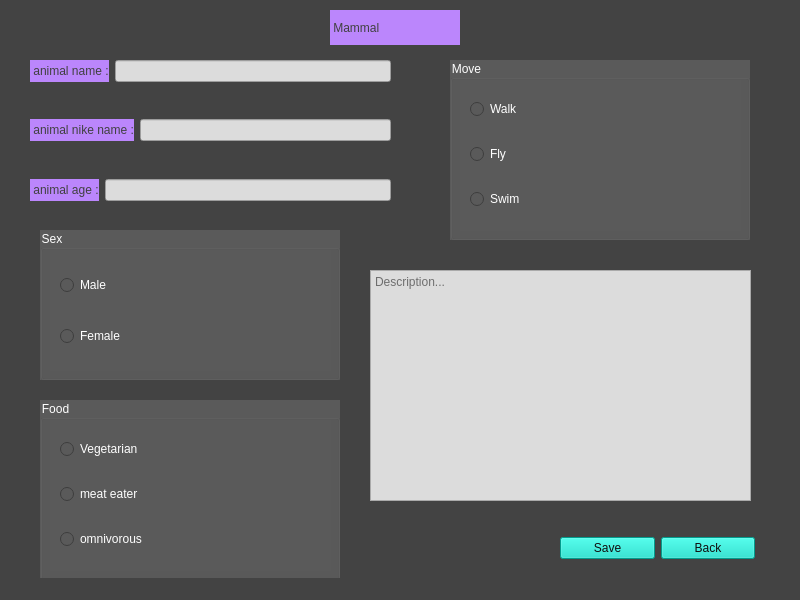
<?xml version="1.0" encoding="UTF-8"?>
<ui version="4.0">
 <class>Mammal</class>
 <widget class="QMainWindow" name="Mammal">
  <property name="geometry">
   <rect>
    <x>0</x>
    <y>0</y>
    <width>800</width>
    <height>600</height>
   </rect>
  </property>
  <property name="minimumSize">
   <size>
    <width>800</width>
    <height>600</height>
   </size>
  </property>
  <property name="maximumSize">
   <size>
    <width>800</width>
    <height>600</height>
   </size>
  </property>
  <property name="windowTitle">
   <string>MainWindow</string>
  </property>
  <property name="styleSheet">
   <string notr="true">background-color: rgb(67, 67, 67);</string>
  </property>
  <widget class="QWidget" name="centralwidget">
   <widget class="QGroupBox" name="groupBox">
    <property name="geometry">
     <rect>
      <x>40</x>
      <y>400</y>
      <width>300</width>
      <height>180</height>
     </rect>
    </property>
    <property name="styleSheet">
     <string notr="true">background-color: rgb(90, 90, 90);
color: rgb(255, 255, 255);</string>
    </property>
    <property name="title">
     <string>Food</string>
    </property>
    <widget class="QWidget" name="layoutWidget">
     <property name="geometry">
      <rect>
       <x>10</x>
       <y>20</y>
       <width>281</width>
       <height>151</height>
      </rect>
     </property>
     <layout class="QVBoxLayout" name="verticalLayout">
      <property name="leftMargin">
       <number>10</number>
      </property>
      <item>
       <widget class="QRadioButton" name="radioButtonVegetarian">
        <property name="text">
         <string>Vegetarian</string>
        </property>
       </widget>
      </item>
      <item>
       <widget class="QRadioButton" name="radioButtonMeatEater">
        <property name="text">
         <string>meat eater</string>
        </property>
       </widget>
      </item>
      <item>
       <widget class="QRadioButton" name="radioButtonOmnivorous">
        <property name="text">
         <string>omnivorous</string>
        </property>
       </widget>
      </item>
     </layout>
    </widget>
   </widget>
   <widget class="QGroupBox" name="groupBox_2">
    <property name="geometry">
     <rect>
      <x>450</x>
      <y>60</y>
      <width>300</width>
      <height>180</height>
     </rect>
    </property>
    <property name="styleSheet">
     <string notr="true">background-color: rgb(90, 90, 90);
color: rgb(255, 255, 255);</string>
    </property>
    <property name="title">
     <string>Move</string>
    </property>
    <widget class="QWidget" name="layoutWidget">
     <property name="geometry">
      <rect>
       <x>10</x>
       <y>20</y>
       <width>281</width>
       <height>151</height>
      </rect>
     </property>
     <layout class="QVBoxLayout" name="verticalLayout_2">
      <property name="leftMargin">
       <number>10</number>
      </property>
      <item>
       <widget class="QRadioButton" name="radioButtonWalk">
        <property name="text">
         <string>Walk</string>
        </property>
       </widget>
      </item>
      <item>
       <widget class="QRadioButton" name="radioButtonFly">
        <property name="text">
         <string>Fly</string>
        </property>
       </widget>
      </item>
      <item>
       <widget class="QRadioButton" name="radioButtonSwim">
        <property name="text">
         <string>Swim</string>
        </property>
       </widget>
      </item>
     </layout>
    </widget>
   </widget>
   <widget class="QPlainTextEdit" name="plainTextEdit">
    <property name="geometry">
     <rect>
      <x>370</x>
      <y>270</y>
      <width>381</width>
      <height>231</height>
     </rect>
    </property>
    <property name="styleSheet">
     <string notr="true">font: 75 14pt &quot;Arial&quot;;
background-color: rgb(220, 220, 220);
color: rgb(0, 0, 0);</string>
    </property>
    <property name="placeholderText">
     <string>Description...</string>
    </property>
   </widget>
   <widget class="QWidget" name="layoutWidget">
    <property name="geometry">
     <rect>
      <x>560</x>
      <y>530</y>
      <width>195</width>
      <height>37</height>
     </rect>
    </property>
    <layout class="QHBoxLayout" name="horizontalLayout">
     <item>
      <widget class="QPushButton" name="pushButtonSave">
       <property name="styleSheet">
        <string notr="true">background-color: rgb(3, 218, 197);
font: 75 14pt &quot;Arial&quot;;
color: rgb(15, 15, 15);</string>
       </property>
       <property name="text">
        <string>Save</string>
       </property>
      </widget>
     </item>
     <item>
      <widget class="QPushButton" name="pushButtonBack">
       <property name="styleSheet">
        <string notr="true">background-color: rgb(3, 218, 197);
font: 75 14pt &quot;Arial&quot;;
color: rgb(15, 15, 15);</string>
       </property>
       <property name="text">
        <string>Back</string>
       </property>
      </widget>
     </item>
    </layout>
   </widget>
   <widget class="QLabel" name="label_5">
    <property name="geometry">
     <rect>
      <x>330</x>
      <y>10</y>
      <width>130</width>
      <height>35</height>
     </rect>
    </property>
    <property name="styleSheet">
     <string notr="true">color: rgb(64, 64, 64);
background-color: rgb(187, 134, 252);
font: 75 18pt &quot;Arial&quot;;</string>
    </property>
    <property name="text">
     <string> Mammal </string>
    </property>
   </widget>
   <widget class="QWidget" name="layoutWidget">
    <property name="geometry">
     <rect>
      <x>30</x>
      <y>60</y>
      <width>361</width>
      <height>141</height>
     </rect>
    </property>
    <layout class="QVBoxLayout" name="verticalLayout_3">
     <item>
      <layout class="QHBoxLayout" name="horizontalLayout_2">
       <item>
        <widget class="QLabel" name="label">
         <property name="styleSheet">
          <string notr="true">font: 75 12pt &quot;Arial&quot;;
color: rgb(64, 64, 64);
background-color: rgb(187, 134, 252);</string>
         </property>
         <property name="text">
          <string> animal name :</string>
         </property>
        </widget>
       </item>
       <item>
        <widget class="QLineEdit" name="lineEditName">
         <property name="styleSheet">
          <string notr="true">font: 75 12pt &quot;Arial&quot;;
background-color: rgb(220, 220, 220);
color: rgb(0, 0, 0);</string>
         </property>
        </widget>
       </item>
      </layout>
     </item>
     <item>
      <spacer name="verticalSpacer">
       <property name="orientation">
        <enum>Qt::Vertical</enum>
       </property>
       <property name="sizeHint" stdset="0">
        <size>
         <width>20</width>
         <height>40</height>
        </size>
       </property>
      </spacer>
     </item>
     <item>
      <layout class="QHBoxLayout" name="horizontalLayout_4">
       <item>
        <widget class="QLabel" name="label_4">
         <property name="styleSheet">
          <string notr="true">font: 75 12pt &quot;Arial&quot;;
color: rgb(64, 64, 64);
background-color: rgb(187, 134, 252);</string>
         </property>
         <property name="text">
          <string> animal nike name :</string>
         </property>
        </widget>
       </item>
       <item>
        <widget class="QLineEdit" name="lineEditNikeName">
         <property name="styleSheet">
          <string notr="true">font: 75 12pt &quot;Arial&quot;;
background-color: rgb(220, 220, 220);
color: rgb(0, 0, 0);</string>
         </property>
        </widget>
       </item>
      </layout>
     </item>
     <item>
      <spacer name="verticalSpacer_2">
       <property name="orientation">
        <enum>Qt::Vertical</enum>
       </property>
       <property name="sizeHint" stdset="0">
        <size>
         <width>20</width>
         <height>40</height>
        </size>
       </property>
      </spacer>
     </item>
     <item>
      <layout class="QHBoxLayout" name="horizontalLayout_3">
       <item>
        <widget class="QLabel" name="label_2">
         <property name="styleSheet">
          <string notr="true">font: 75 12pt &quot;Arial&quot;;
color: rgb(64, 64, 64);
background-color: rgb(187, 134, 252);</string>
         </property>
         <property name="text">
          <string> animal age :</string>
         </property>
        </widget>
       </item>
       <item>
        <widget class="QLineEdit" name="lineEditAge">
         <property name="styleSheet">
          <string notr="true">font: 75 12pt &quot;Arial&quot;;
background-color: rgb(220, 220, 220);
color: rgb(0, 0, 0);</string>
         </property>
        </widget>
       </item>
      </layout>
     </item>
    </layout>
   </widget>
   <widget class="QGroupBox" name="groupBox_3">
    <property name="geometry">
     <rect>
      <x>40</x>
      <y>230</y>
      <width>300</width>
      <height>150</height>
     </rect>
    </property>
    <property name="styleSheet">
     <string notr="true">background-color: rgb(90, 90, 90);
color: rgb(255, 255, 255);</string>
    </property>
    <property name="title">
     <string>Sex</string>
    </property>
    <widget class="QWidget" name="">
     <property name="geometry">
      <rect>
       <x>10</x>
       <y>20</y>
       <width>281</width>
       <height>121</height>
      </rect>
     </property>
     <layout class="QVBoxLayout" name="verticalLayout_4">
      <property name="leftMargin">
       <number>10</number>
      </property>
      <item>
       <widget class="QRadioButton" name="radioButtonMale">
        <property name="text">
         <string>Male</string>
        </property>
       </widget>
      </item>
      <item>
       <widget class="QRadioButton" name="radioButtonFemale">
        <property name="text">
         <string>Female</string>
        </property>
       </widget>
      </item>
     </layout>
    </widget>
   </widget>
  </widget>
  <widget class="QMenuBar" name="menubar">
   <property name="geometry">
    <rect>
     <x>0</x>
     <y>0</y>
     <width>800</width>
     <height>26</height>
    </rect>
   </property>
  </widget>
  <widget class="QStatusBar" name="statusbar"/>
 </widget>
 <resources/>
 <connections/>
</ui>
